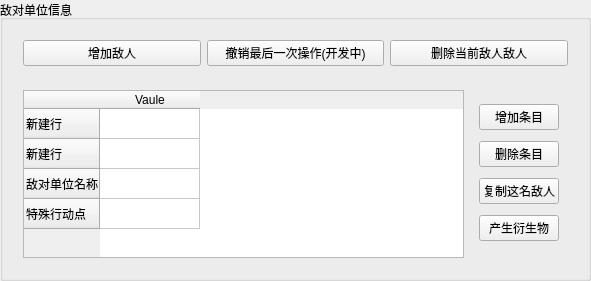
   <widget class="QGroupBox" name="groupBox">
    <property name="geometry">
     <rect>
      <x>540</x>
      <y>590</y>
      <width>591</width>
      <height>281</height>
     </rect>
    </property>
    <property name="title">
     <string>敌对单位信息</string>
    </property>
    <layout class="QVBoxLayout" name="verticalLayout_9">
     <item>
      <widget class="QGroupBox" name="groupBox_13">
       <property name="styleSheet">
        <string notr="true"> QGroupBox {
            border:none;

        }</string>
       </property>
       <property name="title">
        <string/>
       </property>
       <layout class="QHBoxLayout" name="horizontalLayout_7">
        <item>
         <widget class="QPushButton" name="pushButton_addEnemy">
          <property name="text">
           <string>增加敌人</string>
          </property>
         </widget>
        </item>
        <item>
         <widget class="QPushButton" name="pushButton_5">
          <property name="text">
           <string>撤销最后一次操作(开发中)</string>
          </property>
         </widget>
        </item>
        <item>
         <widget class="QPushButton" name="pushButton_destroyEnemy">
          <property name="text">
           <string>删除当前敌人敌人</string>
          </property>
         </widget>
        </item>
       </layout>
      </widget>
     </item>
     <item>
      <widget class="QGroupBox" name="groupBox_2">
       <property name="styleSheet">
        <string notr="true"> QGroupBox {
            border:none;

        }</string>
       </property>
       <property name="title">
        <string/>
       </property>
       <layout class="QHBoxLayout" name="horizontalLayout_2">
        <item>
         <widget class="QTableWidget" name="tableWidget_enemyInfo">
          <row>
           <property name="text">
            <string>新建行</string>
           </property>
          </row>
          <row>
           <property name="text">
            <string>新建行</string>
           </property>
          </row>
          <row>
           <property name="text">
            <string>敌对单位名称</string>
           </property>
          </row>
          <row>
           <property name="text">
            <string>特殊行动点</string>
           </property>
          </row>
          <column>
           <property name="text">
            <string>Vaule</string>
           </property>
          </column>
          <item row="0" column="0">
           <property name="text">
            <string/>
           </property>
          </item>
         </widget>
        </item>
        <item>
         <widget class="QGroupBox" name="groupBox_11">
          <property name="styleSheet">
           <string notr="true"> QGroupBox {
            border:none;

        }</string>
          </property>
          <property name="title">
           <string/>
          </property>
          <layout class="QVBoxLayout" name="verticalLayout_3">
           <item>
            <widget class="QPushButton" name="pushButton_addEnemyItem">
             <property name="text">
              <string>增加条目</string>
             </property>
            </widget>
           </item>
           <item>
            <widget class="QPushButton" name="pushButton_deleteEnemyItem">
             <property name="text">
              <string>删除条目</string>
             </property>
            </widget>
           </item>
           <item>
            <widget class="QPushButton" name="pushButton_duplicateEnemy">
             <property name="text">
              <string>复制这名敌人</string>
             </property>
            </widget>
           </item>
           <item>
            <widget class="QPushButton" name="pushButton_product">
             <property name="text">
              <string>产生衍生物</string>
             </property>
            </widget>
           </item>
          </layout>
         </widget>
        </item>
       </layout>
      </widget>
     </item>
    </layout>
   </widget>
